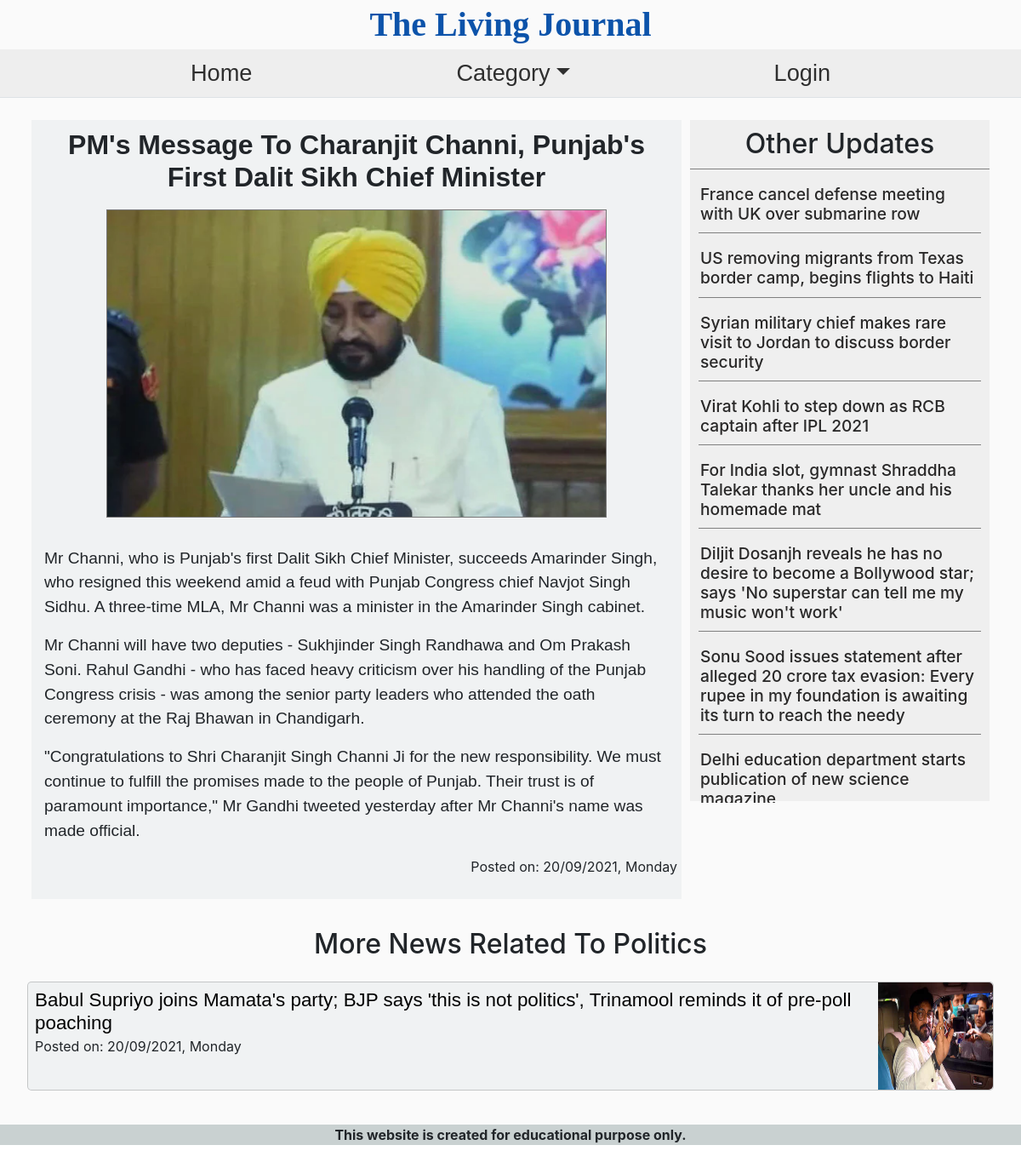
The app's page /Category/Politics/PM's Message To Charanjit Channi, Punjab's First Dalit Sikh Chief Minister with its own data.
### app.py (models this page shows, shortened)
class News(db.Model):
    a = datetime.now()
    sno = db.Column(db.Integer, primary_key = True)  # one primary key is required to put in every db model
    title = db.Column(db.Text(50))
    desc = db.Column(db.Text(100))
    content = db.Column(db.Text(2000))
    imgholder = db.Column(db.Text(50))
    category = db.Column(db.Text(50))
    date = db.Column(db.Text, default = a.strftime(" %d/%B/%Y, %A ") )  #date is take here no need to mention anywhere else expect html page

### app.py (the view)
@app.route('/Category/<string:category>/<string:title>')
def CurrentCategory(category,title):
    currentdata = News.query.filter_by(title=title).first()
    data = News.query.filter_by(category=category).order_by(desc(News.sno)).paginate(per_page=6)
    webtitle = category
    other_news = News.query.all() # to add aside new headlines
    return render_template("News.html",data = data,currentdata=currentdata,webtitle=webtitle,other_news=other_news)

### app.py (called while the page is built)
@app.after_request
def after_request(response):
    response.headers["Cache-Control"] = "no-cache, no-store, must-revalidate"
    print(response)
    return response

### templates/News.html (shortened to what this page needs)
{% extends 'base.html' %}
{% block body %}
{% if webtitle == "Other" %}
<div class="maincontainer">
    <div class="newstand1">
        <div class="Currentnews" style="border-radius: 5px;padding: 10px 5px;">
            <h1> {{currentdata.title}}</h1>
            {% if currentdata.imgholder != "" %}
            <div class="imageholder">
                <img src="{{ url_for('static', filename=currentdata.imgholder) }}">
            </div>
            {% endif %}
            <br>
            <div class="newstext">
                {{currentdata.content|safe}}
            </div>
            <p class="posted_time" style="text-align: end;">Posted on: {{currentdata.date}}</p>
        </div>
    </div>
    <br>
    <div class="newstand2">
        <h2>{{webtitle}} Updates</h2>
        {%for data in data.items %}
        {% if data != currentdata %}
        <div class="news">
            <div class="text">
                <h3> <a href="/Category/{{data.category}}/{{data.title}}" class="newtitle"> {{data.title}}</a></h3>
                <p class="desc">{{data.desc}}</p>
                <p class="posted_time" transform: skewX(-10deg);>Posted on: {{data.date}}</p>
            </div>
            {% if data.imgholder != "" %}
            <div class="image">
                <img src="{{ url_for('static', filename=data.imgholder) }}">
            </div>
            {% endif %}
        </div>
        {% endif %}
        {%endfor%}
    </div>
</div>
{% else %}
<div class="maincontainer" id="maincontainer">
    <div class="newstand1" id="newstand1">
        <div class="Currentnews" style="border-radius: 5px;padding: 10px 5px;">
            <h1> {{currentdata.title}}</h1>
            {% if currentdata.imgholder != "" %}
            <div class="imageholder">
                <img src="{{ url_for('static', filename=currentdata.imgholder) }}">
            </div>
            {% endif %}
            <br>
            <div class="newstext">
                {{currentdata.content|safe}}
            </div>
            <p class="posted_time" style="text-align: end;">Posted on: {{currentdata.date}}</p>
        </div>
    </div>
    <div id="aside">
        <h2 style="padding: .6rem;border-bottom: 1px solid grey;" id="to_be_fixed">Other Updates</h2>
        <div class="headlines">
        {% for news in other_news %}
        {%  if news.category != currentdata.category %}
        <h6><a href="/news/{{news.title}}">{{news.title}}</a> </h6>
        {% endif %}
        {% endfor %}
    </div>
    </div>
    <br>
    <div class="newstand2" id="newstand2">
        <h2>More News Related To {{webtitle}}</h2>
        {%for data in data.items %}
        {% if data != currentdata %}
        <div class="news">
            <div class="text">
                <h3> <a href="/Category/{{data.category}}/{{data.title}}" class="newtitle"> {{data.title}}</a></h3>
                <p class="posted_time" transform: skewX(-10deg);>Posted on: {{data.date}}</p>
            </div>
            {% if data.imgholder != "" %}
            <div class="image">
                <img src="{{ url_for('static', filename=data.imgholder) }}">
            </div>
            {% endif %}
        </div>
        {% endif %}
        {%endfor%}
    </div>
</div>
{% endif %}
{% endblock %}

### static/style.css (style rules this page uses)
* { margin: 0px; padding: 0px; box-sizing: border-box; }
body { background-color: #ffffffb7; }
#aside .headlines { overflow: scroll; max-height: inherit; padding: 0px 10px; max-height: 46rem; }
.news { display: flex; flex-direction: row; margin: 1.5rem auto; text-align: left; background-color: #dee2e65c; border-radius: 5px; min-height: 8rem; border: 1px rgba(7, 7, 7, 0.185) solid; }
.news .text { width: 88%; font-size: 1rem; padding: .5rem; }
.text h3 { font-size: 1.4rem; margin-bottom: .1rem; -webkit-line-clamp: 3; overflow : hidden; text-overflow: ellipsis; display: -webkit-box; -webkit-box-orient: vertical; font-family: Arial, Helvetica, sans-serif; }
.text p { margin: 0px; white-space: nowrap; overflow: hidden; text-overflow: ellipsis; }
.text a { color: black; text-decoration: none; font-family: Arial, sans-serif, Verdana; font-weight: 500; }
.news .image { width: 12%; margin-left: 5px; }
.image img { width: 100%; height: 100%; border-top-right-radius: 5px; border-bottom-right-radius: 5px; }
.maincontainer { text-align: center; background-color: #aeafaf10; padding: 1rem 2rem; width: 100%; margin: auto; }
.imageholder { width: 100%; margin: auto auto; padding: 10px; }
.imageholder img { width: 80%; border: 1px rgb(119, 118, 118) solid; max-height: 400px; }
.newstand1 { background-color: #dee2e65c; }
.newstext { text-align: left; font-size: 1.2rem; font-family: Arial, Helvetica, sans-serif; }
.newstext p { padding: 0px 10px; }
.Currentnews h1 { font-size: 2rem; font-family: Arial, Helvetica, sans-serif; font-weight: 600; }
@media (min-width:900px) { #maincontainer { display: grid; grid-template-columns: auto auto auto; } }
@media (min-width:900px) { #newstand1 { grid-column: 1/3; margin: 10px 5px; } }
@media (min-width:900px) { #aside { grid-column: 3/4; margin: 10px 5px; max-width: 22rem; background-color: rgba(156 , 153, 153,0.116); max-height: 50rem; position: relative; } }
@media (min-width:900px) { #newstand2 { grid-column: 1/4; } }
@media (min-width:900px) { #aside h6 a { color: rgb(41, 40, 40); font-size: 1.2rem; } }
@media (min-width:900px) { #aside h6 { padding: 10px 2px; text-align: left; border-bottom: 1px solid grey; } }

### records on screen
News: title "PM's Message To Charanjit Channi, Punjab's First Dalit Sikh Chief Minister", imgholder (picture), content "Mr Channi, who is Punjab's first Dalit Sikh Chief Minister, succeeds Amarinder Singh, who resigned this weekend amid a feud with Punjab Congress chief Navjot Singh Sidhu. A three-time MLA, Mr Channi was a minister in the Amarinder Singh cabinet. Mr Channi will have two deputies - Sukhjinder Singh Randhawa and Om Prakash Soni. Rahul Gandhi - who has faced heavy criticism over his handling of the Punjab Congress crisis - was among the senior party leaders who attended the oath ceremony at the Raj Bhawan in Chandigarh. \"Congratulations to Shri Charanjit Singh Channi Ji for the new responsibility. We must continue to fulfill the promises made to the people of Punjab. Their trust is of paramount…", date "20/09/2021, Monday"
News: title "France cancel defense meeting with UK over submarine row"
News: title "US removing migrants from Texas border camp, begins flights to Haiti"
News: title "Syrian military chief makes rare visit to Jordan to discuss border security"
News: title "Virat Kohli to step down as RCB captain after IPL 2021"
News: title "For India slot, gymnast Shraddha Talekar thanks her uncle and his homemade mat"
News: title "Diljit Dosanjh reveals he has no desire to become a Bollywood star; says 'No superstar can tell me my music won't work'"
News: title "Sonu Sood issues statement after alleged 20 crore tax evasion: Every rupee in my foundation is awaiting its turn to reach the needy"
News: title "Delhi education department starts publication of new science…"
News: title "Babul Supriyo joins Mamata's party; BJP says 'this is not politics', Trinamool reminds it of pre-poll poaching", date "20/09/2021, Monday", imgholder (picture)

### other values on screen
{{ webtitle }} "Politics"
